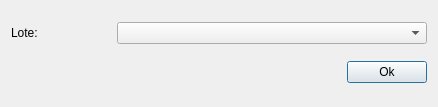
<?xml version="1.0" encoding="UTF-8"?>
<ui version="4.0">
 <class>Dialog</class>
 <widget class="QDialog" name="Dialog">
  <property name="geometry">
   <rect>
    <x>0</x>
    <y>0</y>
    <width>438</width>
    <height>107</height>
   </rect>
  </property>
  <property name="windowTitle">
   <string>Adicionar Perfil Monitoramento</string>
  </property>
  <layout class="QGridLayout" name="gridLayout">
   <item row="0" column="0">
    <layout class="QHBoxLayout" name="horizontalLayout_4">
     <item>
      <widget class="QLabel" name="label_4">
       <property name="sizePolicy">
        <sizepolicy hsizetype="Minimum" vsizetype="Fixed">
         <horstretch>0</horstretch>
         <verstretch>0</verstretch>
        </sizepolicy>
       </property>
       <property name="minimumSize">
        <size>
         <width>100</width>
         <height>0</height>
        </size>
       </property>
       <property name="maximumSize">
        <size>
         <width>100</width>
         <height>16777215</height>
        </size>
       </property>
       <property name="text">
        <string>Lote:</string>
       </property>
      </widget>
     </item>
     <item>
      <widget class="QComboBox" name="lotsCb"/>
     </item>
    </layout>
   </item>
   <item row="1" column="0">
    <layout class="QHBoxLayout" name="horizontalLayout">
     <item>
      <spacer name="horizontalSpacer">
       <property name="orientation">
        <enum>Qt::Horizontal</enum>
       </property>
       <property name="sizeHint" stdset="0">
        <size>
         <width>343</width>
         <height>20</height>
        </size>
       </property>
      </spacer>
     </item>
     <item>
      <widget class="QPushButton" name="okBtn">
       <property name="text">
        <string>Ok</string>
       </property>
      </widget>
     </item>
    </layout>
   </item>
  </layout>
 </widget>
 <tabstops>
  <tabstop>okBtn</tabstop>
 </tabstops>
 <resources/>
 <connections/>
</ui>
